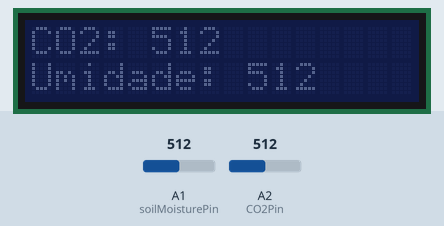
This sketch was run on a simulated Arduino Uno, built with avr-gcc and run on an emulated ATmega328P. On the bench: 16×2 character LCD. The inputs (shaded band) are chosen by the test bench; at power-on: A1 (soilMoisturePin) = 512, A2 (CO2Pin) = 512. What the sketch prints to the serial monitor is not drawn.

Above: at 3.2 s.
3.3 s: A1 (soilMoisturePin) set to 716
At 5.3 s:
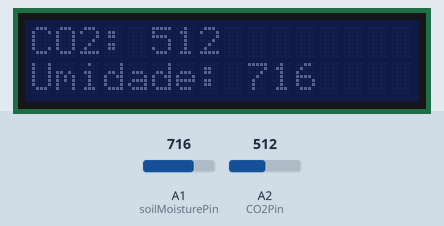
5.6 s: A2 (CO2Pin) set to 716
At 6.4 s:
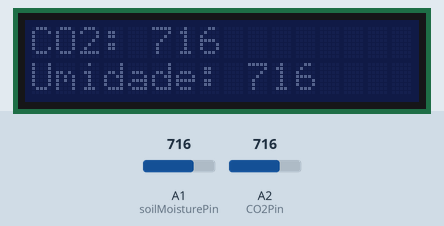
7.6 s: A1 (soilMoisturePin) set to 900
At 8.5 s:
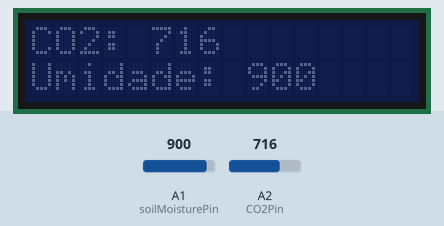
9.7 s: A2 (CO2Pin) set to 900
At 10.6 s:
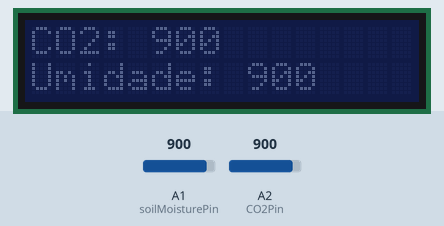
11.7 s: A1 (soilMoisturePin) set to 1023
At 12.7 s:
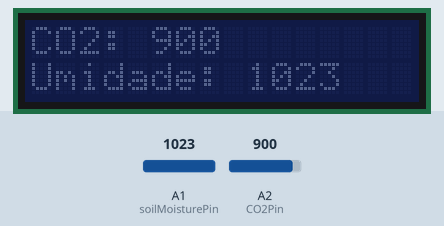
13.8 s: A2 (CO2Pin) set to 1023
At 14.9 s:
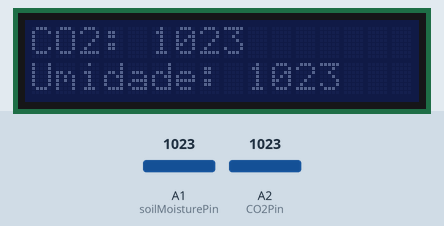
Timing chart, 0 to 16.8 s (numbered marks = the images above; inputs shaded):
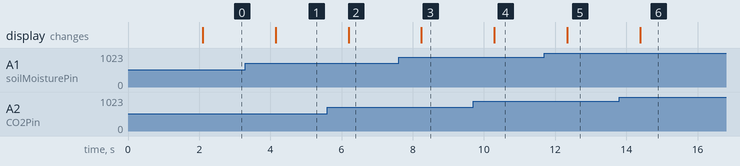

Measured:
- after the input at 3.3 s, the display: changes after 0.85 s (image 1)
- after the input at 5.6 s, the display: changes after 0.60 s (image 2)
- after the input at 7.6 s, the display: changes after 0.64 s (image 3)
- after the input at 9.7 s, the display: changes after 0.59 s (image 4)
- after the input at 11.7 s, the display: changes after 0.64 s (image 5)
- after the input at 13.8 s, the display: changes after 0.59 s (image 6)

The sketch:

sketch_may29a.ino
```cpp
#include <Adafruit_LiquidCrystal.h>

Adafruit_LiquidCrystal lcd(0);

const int CO2Pin = A2;
const int soilMoisturePin = A1;

void setup() {
  Serial.begin(9600);

  lcd.begin(16, 2);
  lcd.setBacklight(LOW);
  lcd.print("Iniciando...");
  delay(2000);
}

void loop() {
  int CO2Value = analogRead(CO2Pin);
  int soilMoistureValue = analogRead(soilMoisturePin);


  Serial.print("CO2: ");
  Serial.print(CO2Value);
  Serial.print("\tUmidade do Solo: ");
  Serial.println(soilMoistureValue);


  lcd.clear();
  lcd.setCursor(0, 0);
  lcd.print("CO2: ");
  lcd.print(CO2Value);
  lcd.setCursor(0, 1);
  lcd.print("Umidade: ");
  lcd.print(soilMoistureValue);

  delay(1000);
}
```
